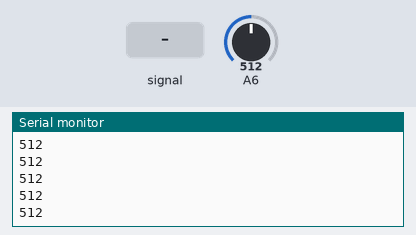
The sketch below on a simulated Arduino Uno, built for the host (arithmetic inside an expression is 32-bit, double 64-bit). On the bench: the last lines printed to the serial monitor. The inputs (shaded band) are chosen by the test bench; at power-on: A6 = 512.

Above: at 1.2 s.
1.3 s: A6 fed a 200 Hz sine of ±81 counts around its level
At 1.8 s:
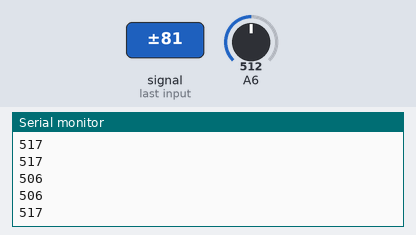
2.8 s: A6 set to 716
At 3.3 s:
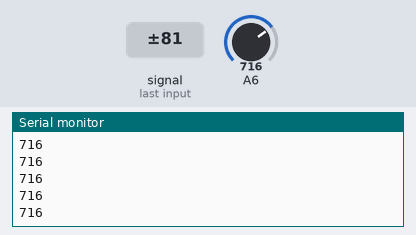
4.3 s: A6 set to 900
At 5.0 s:
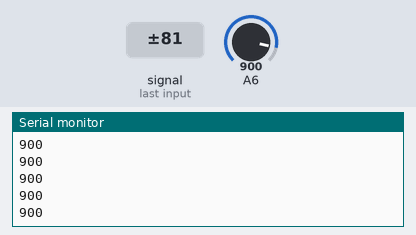
5.8 s: A6 fed a 200 Hz sine of ±81 counts around its level
At 6.3 s:
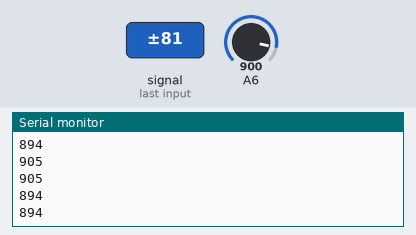
Timing chart, 0 to 8.3 s (numbered marks = the images above; inputs shaded):
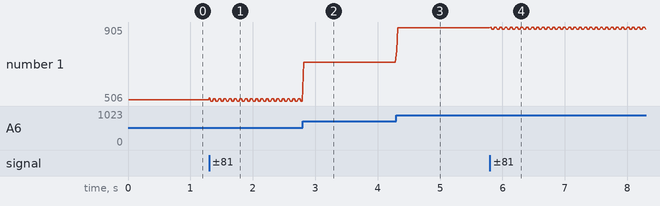

The sketch:

sketch_nov19c.ino
```cpp
int soundPin = PA6;

void setup()
{
  Serial.begin(2000000);
}

void loop()
{
    long sum = 0;
    for(int i=0; i<100; i++)
    {
//        Serial.println(analogRead(soundPin));
        sum += analogRead(soundPin);
    }
//    Serial.println(sum);
    sum = sum/100;

    Serial.println(sum);

    delay(10);
}
```

Measured:
- after the input at 1.3 s, the serial monitor: prints a new line at once (image 1)
- after the input at 2.8 s, the serial monitor: prints a new line at once (image 2)
- after the input at 4.3 s, the serial monitor: prints a new line at once (image 3)
- after the input at 5.8 s, the serial monitor: prints a new line at once (image 4)
- plotted number 1: 512 → 506 after the input at 1.3 s, 506 → 716 after the input at 2.8 s, 716 → 900 after the input at 4.3 s, 900 → 894 after the input at 5.8 s
